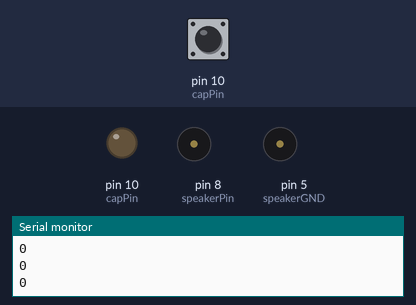
Simulated run of this sketch. Board: Arduino Uno, built with avr-gcc and run on an emulated ATmega328P. On the bench: output pins drawn as LEDs (lit = HIGH), buzzer (waves = sounding, pin HIGH), the last lines printed to the serial monitor. Inputs (shaded band) come from the test bench; at power-on: pin 10 (capPin) LOW.

Above: at 1.2 s.
1.3 s: pin 10 (capPin) pulsed HIGH 5 times (0.12 s each, 0.3 s apart)
At 2.9 s:
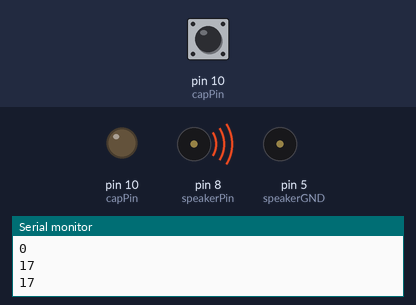
4.3 s: pin 10 (capPin) driven HIGH
At 4.7 s:
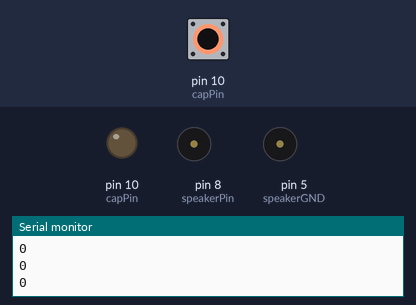
5.9 s: pin 10 (capPin) driven LOW
At 7.2 s:
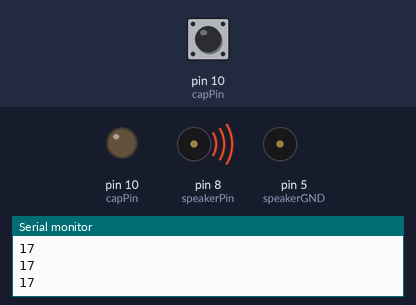
Timing chart, 0 to 8.9 s (numbered marks = the images above; inputs shaded):
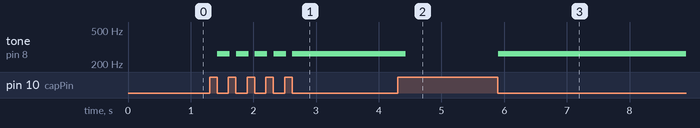

The sketch:

a_capSensingLily.ino
```cpp
// readCapacitivePin
// Input: Arduino pin number
// Output: A number, from 0 to 17 expressing
// how much capacitance is on the pin
// When you touch the pin, or whatever you have
// attached to it, the number will get higher
// See more at: http://lilypadarduino.org/?p=1798#sthash.JoCMRY7h.dpuf

#include "pitches.h"

int const numCapPins = 1;
int capPin[numCapPins] = {
  10};
int notes[] = {
  NOTE_C4, NOTE_D4, NOTE_E4, NOTE_F4, NOTE_G4, NOTE_A4};
int capValue[numCapPins];
int speakerPin = 8;
int speakerGND = 5;
int onPin = 13;

void setup()
{
  Serial.begin(9600);
  pinMode(speakerPin, OUTPUT);
  pinMode(speakerGND, OUTPUT);
  digitalWrite(speakerGND, LOW);
  digitalWrite(onPin, HIGH);
}


void loop() // run over and over
{
  for(int i = 0; i<numCapPins; i++){
    capValue[i] = readCapacitivePin(capPin[i]);
    Serial.print(capValue[i]);
    if(i<numCapPins-1) Serial.print(",");

    if(capValue[i] > 1) {
      tone(speakerPin, notes[i]);
      delay(200);
    }
    else {
      noTone(speakerPin);
    }
  }

  Serial.println();
}
```

capReading.ino
```cpp
uint8_t readCapacitivePin(int pinToMeasure) {
  // Variables used to translate from Arduino to AVR pin naming
  volatile uint8_t* port;
  volatile uint8_t* ddr;
  volatile uint8_t* pin;
  // Here we translate the input pin number from
  // Arduino pin number to the AVR PORT, PIN, DDR,
  // and which bit of those registers we care about.
  byte bitmask;
  port = portOutputRegister(digitalPinToPort(pinToMeasure));
  ddr = portModeRegister(digitalPinToPort(pinToMeasure));
  bitmask = digitalPinToBitMask(pinToMeasure);
  pin = portInputRegister(digitalPinToPort(pinToMeasure));
  // Discharge the pin first by setting it low and output
  *port &= ~(bitmask);
  *ddr |= bitmask;
  delay(1);
  // Make the pin an input with the internal pull-up on
  *ddr &= ~(bitmask);
  *port |= bitmask;

  // Now see how long the pin to get pulled up. This manual unrolling of the loop
  // decreases the number of hardware cycles between each read of the pin,
  // thus increasing sensitivity.
  uint8_t cycles = 17;
  if (*pin & bitmask) {
    cycles = 0;
  }
  else if (*pin & bitmask) {
    cycles = 1;
  }
  else if (*pin & bitmask) {
    cycles = 2;
  }
  else if (*pin & bitmask) {
    cycles = 3;
  }
  else if (*pin & bitmask) {
    cycles = 4;
  }
  else if (*pin & bitmask) {
    cycles = 5;
  }
  else if (*pin & bitmask) {
    cycles = 6;
  }
  else if (*pin & bitmask) {
    cycles = 7;
  }
  else if (*pin & bitmask) {
    cycles = 8;
  }
  else if (*pin & bitmask) {
    cycles = 9;
  }
  else if (*pin & bitmask) {
    cycles = 10;
  }
  else if (*pin & bitmask) {
    cycles = 11;
  }
  else if (*pin & bitmask) {
    cycles = 12;
  }
  else if (*pin & bitmask) {
    cycles = 13;
  }
  else if (*pin & bitmask) {
    cycles = 14;
  }
  else if (*pin & bitmask) {
    cycles = 15;
  }
  else if (*pin & bitmask) {
    cycles = 16;
  }

  // Discharge the pin again by setting it low and output
  // It's important to leave the pins low if you want to
  // be able to touch more than 1 sensor at a time - if
  // the sensor is left pulled high, when you touch
  // two sensors, your body will transfer the charge between
  // sensors.
  *port &= ~(bitmask);
  *ddr |= bitmask;

  return cycles;
}
```

pitches.h
```cpp
/*************************************************
 * Public Constants
 *************************************************/

#define NOTE_B0  31
#define NOTE_C1  33
#define NOTE_CS1 35
#define NOTE_D1  37
#define NOTE_DS1 39
#define NOTE_E1  41
#define NOTE_F1  44
#define NOTE_FS1 46
#define NOTE_G1  49
#define NOTE_GS1 52
#define NOTE_A1  55
#define NOTE_AS1 58
#define NOTE_B1  62
#define NOTE_C2  65
#define NOTE_CS2 69
#define NOTE_D2  73
#define NOTE_DS2 78
#define NOTE_E2  82
#define NOTE_F2  87
#define NOTE_FS2 93
#define NOTE_G2  98
#define NOTE_GS2 104
#define NOTE_A2  110
#define NOTE_AS2 117
#define NOTE_B2  123
#define NOTE_C3  131
#define NOTE_CS3 139
#define NOTE_D3  147
#define NOTE_DS3 156
#define NOTE_E3  165
#define NOTE_F3  175
#define NOTE_FS3 185
#define NOTE_G3  196
#define NOTE_GS3 208
#define NOTE_A3  220
#define NOTE_AS3 233
#define NOTE_B3  247
#define NOTE_C4  262
#define NOTE_CS4 277
#define NOTE_D4  294
#define NOTE_DS4 311
#define NOTE_E4  330
#define NOTE_F4  349
#define NOTE_FS4 370
#define NOTE_G4  392
#define NOTE_GS4 415
#define NOTE_A4  440
#define NOTE_AS4 466
#define NOTE_B4  494
#define NOTE_C5  523
#define NOTE_CS5 554
#define NOTE_D5  587
#define NOTE_DS5 622
#define NOTE_E5  659
#define NOTE_F5  698
#define NOTE_FS5 740
#define NOTE_G5  784
#define NOTE_GS5 831
#define NOTE_A5  880
#define NOTE_AS5 932
#define NOTE_B5  988
#define NOTE_C6  1047
#define NOTE_CS6 1109
#define NOTE_D6  1175
#define NOTE_DS6 1245
#define NOTE_E6  1319
#define NOTE_F6  1397
#define NOTE_FS6 1480
#define NOTE_G6  1568
#define NOTE_GS6 1661
#define NOTE_A6  1760
#define NOTE_AS6 1865
#define NOTE_B6  1976
#define NOTE_C7  2093
#define NOTE_CS7 2217
#define NOTE_D7  2349
#define NOTE_DS7 2489
#define NOTE_E7  2637
#define NOTE_F7  2794
#define NOTE_FS7 2960
#define NOTE_G7  3136
#define NOTE_GS7 3322
#define NOTE_A7  3520
#define NOTE_AS7 3729
#define NOTE_B7  3951
#define NOTE_C8  4186
#define NOTE_CS8 4435
#define NOTE_D8  4699
#define NOTE_DS8 4978
```

Measured:
- after the input at 1.3 s, tone on pin 8 (speakerPin): alternates 262 Hz for 0.20 s and silent for 0.10 s, 9 changes in all, then stays 262 Hz, starting after 0.12 s
- after the input at 4.3 s, tone on pin 8 (speakerPin): 262 Hz → silent after 0.13 s
- after the input at 5.9 s, tone on pin 8 (speakerPin): silent → 262 Hz at once
